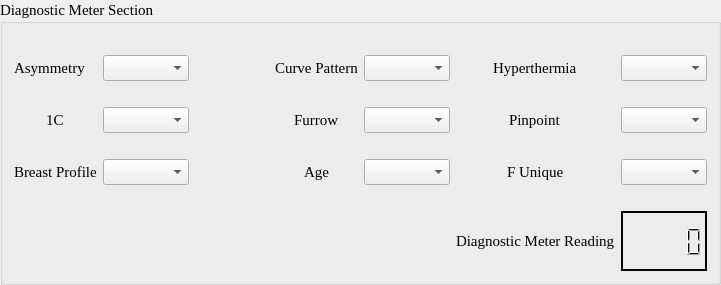
         <widget class="QGroupBox" name="patientDiagnosticSection">
          <property name="sizePolicy">
           <sizepolicy hsizetype="MinimumExpanding" vsizetype="Preferred">
            <horstretch>0</horstretch>
            <verstretch>0</verstretch>
           </sizepolicy>
          </property>
          <property name="minimumSize">
           <size>
            <width>0</width>
            <height>0</height>
           </size>
          </property>
          <property name="font">
           <font>
            <family>Times New Roman</family>
            <pointsize>11</pointsize>
            <italic>false</italic>
           </font>
          </property>
          <property name="title">
           <string>Diagnostic Meter Section</string>
          </property>
          <layout class="QGridLayout" name="gridLayout_4">
           <item row="5" column="1">
            <widget class="QComboBox" name="diagnosticBreastProfileField">
             <property name="sizePolicy">
              <sizepolicy hsizetype="MinimumExpanding" vsizetype="Fixed">
               <horstretch>0</horstretch>
               <verstretch>0</verstretch>
              </sizepolicy>
             </property>
            </widget>
           </item>
           <item row="3" column="0" alignment="Qt::AlignHCenter">
            <widget class="QLabel" name="diagnostic1CLabel">
             <property name="sizePolicy">
              <sizepolicy hsizetype="Fixed" vsizetype="Fixed">
               <horstretch>0</horstretch>
               <verstretch>0</verstretch>
              </sizepolicy>
             </property>
             <property name="text">
              <string>1C</string>
             </property>
            </widget>
           </item>
           <item row="1" column="0">
            <widget class="QLabel" name="diagnosticAsymmetryLabel">
             <property name="sizePolicy">
              <sizepolicy hsizetype="Fixed" vsizetype="Fixed">
               <horstretch>0</horstretch>
               <verstretch>0</verstretch>
              </sizepolicy>
             </property>
             <property name="text">
              <string>Asymmetry</string>
             </property>
            </widget>
           </item>
           <item row="4" column="0">
            <spacer name="verticalSpacer_6">
             <property name="orientation">
              <enum>Qt::Vertical</enum>
             </property>
             <property name="sizeType">
              <enum>QSizePolicy::Fixed</enum>
             </property>
             <property name="sizeHint" stdset="0">
              <size>
               <width>20</width>
               <height>20</height>
              </size>
             </property>
            </spacer>
           </item>
           <item row="0" column="0">
            <spacer name="verticalSpacer_11">
             <property name="orientation">
              <enum>Qt::Vertical</enum>
             </property>
             <property name="sizeType">
              <enum>QSizePolicy::Fixed</enum>
             </property>
             <property name="sizeHint" stdset="0">
              <size>
               <width>20</width>
               <height>20</height>
              </size>
             </property>
            </spacer>
           </item>
           <item row="1" column="4">
            <widget class="QComboBox" name="diagnosticCurvePatternField">
             <property name="sizePolicy">
              <sizepolicy hsizetype="MinimumExpanding" vsizetype="Fixed">
               <horstretch>0</horstretch>
               <verstretch>0</verstretch>
              </sizepolicy>
             </property>
            </widget>
           </item>
           <item row="3" column="1">
            <widget class="QComboBox" name="diagnostic1CField">
             <property name="sizePolicy">
              <sizepolicy hsizetype="MinimumExpanding" vsizetype="Fixed">
               <horstretch>0</horstretch>
               <verstretch>0</verstretch>
              </sizepolicy>
             </property>
            </widget>
           </item>
           <item row="5" column="0">
            <widget class="QLabel" name="diagnosticBreastProfileLabel">
             <property name="text">
              <string>Breast Profile</string>
             </property>
            </widget>
           </item>
           <item row="3" column="6">
            <widget class="QComboBox" name="diagnosticPinpointField">
             <property name="sizePolicy">
              <sizepolicy hsizetype="MinimumExpanding" vsizetype="Fixed">
               <horstretch>0</horstretch>
               <verstretch>0</verstretch>
              </sizepolicy>
             </property>
            </widget>
           </item>
           <item row="7" column="5" alignment="Qt::AlignHCenter">
            <widget class="QLabel" name="diagnosticMeterReadingLabel">
             <property name="sizePolicy">
              <sizepolicy hsizetype="Fixed" vsizetype="Fixed">
               <horstretch>0</horstretch>
               <verstretch>0</verstretch>
              </sizepolicy>
             </property>
             <property name="minimumSize">
              <size>
               <width>0</width>
               <height>0</height>
              </size>
             </property>
             <property name="text">
              <string>Diagnostic Meter Reading</string>
             </property>
            </widget>
           </item>
           <item row="5" column="5" alignment="Qt::AlignHCenter">
            <widget class="QLabel" name="diagnosticFUniqueLabel">
             <property name="sizePolicy">
              <sizepolicy hsizetype="Fixed" vsizetype="Fixed">
               <horstretch>0</horstretch>
               <verstretch>0</verstretch>
              </sizepolicy>
             </property>
             <property name="text">
              <string>F Unique</string>
             </property>
            </widget>
           </item>
           <item row="1" column="5" alignment="Qt::AlignHCenter">
            <widget class="QLabel" name="diagnosticHyperthermiaLabel">
             <property name="sizePolicy">
              <sizepolicy hsizetype="Fixed" vsizetype="Fixed">
               <horstretch>0</horstretch>
               <verstretch>0</verstretch>
              </sizepolicy>
             </property>
             <property name="text">
              <string>Hyperthermia</string>
             </property>
            </widget>
           </item>
           <item row="7" column="6">
            <widget class="QLCDNumber" name="diagnosticMeterReadingField">
             <property name="sizePolicy">
              <sizepolicy hsizetype="MinimumExpanding" vsizetype="Fixed">
               <horstretch>0</horstretch>
               <verstretch>0</verstretch>
              </sizepolicy>
             </property>
             <property name="minimumSize">
              <size>
               <width>0</width>
               <height>60</height>
              </size>
             </property>
             <property name="frameShape">
              <enum>QFrame::WinPanel</enum>
             </property>
             <property name="frameShadow">
              <enum>QFrame::Plain</enum>
             </property>
             <property name="lineWidth">
              <number>5</number>
             </property>
             <property name="midLineWidth">
              <number>0</number>
             </property>
             <property name="smallDecimalPoint">
              <bool>false</bool>
             </property>
             <property name="intValue" stdset="0">
              <number>0</number>
             </property>
            </widget>
           </item>
           <item row="6" column="0">
            <spacer name="verticalSpacer_7">
             <property name="orientation">
              <enum>Qt::Vertical</enum>
             </property>
             <property name="sizeType">
              <enum>QSizePolicy::Fixed</enum>
             </property>
             <property name="sizeHint" stdset="0">
              <size>
               <width>20</width>
               <height>20</height>
              </size>
             </property>
            </spacer>
           </item>
           <item row="1" column="1">
            <widget class="QComboBox" name="diagnosticAsymmetryField">
             <property name="sizePolicy">
              <sizepolicy hsizetype="MinimumExpanding" vsizetype="Fixed">
               <horstretch>0</horstretch>
               <verstretch>0</verstretch>
              </sizepolicy>
             </property>
            </widget>
           </item>
           <item row="3" column="3" alignment="Qt::AlignHCenter">
            <widget class="QLabel" name="diagnosticFurrowLabel">
             <property name="sizePolicy">
              <sizepolicy hsizetype="Fixed" vsizetype="Fixed">
               <horstretch>0</horstretch>
               <verstretch>0</verstretch>
              </sizepolicy>
             </property>
             <property name="text">
              <string>Furrow</string>
             </property>
            </widget>
           </item>
           <item row="3" column="5" alignment="Qt::AlignHCenter">
            <widget class="QLabel" name="diagnosticPinpointLabel">
             <property name="sizePolicy">
              <sizepolicy hsizetype="Fixed" vsizetype="Fixed">
               <horstretch>0</horstretch>
               <verstretch>0</verstretch>
              </sizepolicy>
             </property>
             <property name="text">
              <string>Pinpoint</string>
             </property>
            </widget>
           </item>
           <item row="1" column="2">
            <spacer name="horizontalSpacer_12">
             <property name="orientation">
              <enum>Qt::Horizontal</enum>
             </property>
             <property name="sizeType">
              <enum>QSizePolicy::Fixed</enum>
             </property>
             <property name="sizeHint" stdset="0">
              <size>
               <width>80</width>
               <height>20</height>
              </size>
             </property>
            </spacer>
           </item>
           <item row="5" column="6">
            <widget class="QComboBox" name="diagnosticFUniqueField">
             <property name="sizePolicy">
              <sizepolicy hsizetype="MinimumExpanding" vsizetype="Fixed">
               <horstretch>0</horstretch>
               <verstretch>0</verstretch>
              </sizepolicy>
             </property>
            </widget>
           </item>
           <item row="5" column="2">
            <spacer name="horizontalSpacer_16">
             <property name="orientation">
              <enum>Qt::Horizontal</enum>
             </property>
             <property name="sizeType">
              <enum>QSizePolicy::Fixed</enum>
             </property>
             <property name="sizeHint" stdset="0">
              <size>
               <width>80</width>
               <height>20</height>
              </size>
             </property>
            </spacer>
           </item>
           <item row="3" column="4">
            <widget class="QComboBox" name="diagnosticFurrowField">
             <property name="sizePolicy">
              <sizepolicy hsizetype="MinimumExpanding" vsizetype="Fixed">
               <horstretch>0</horstretch>
               <verstretch>0</verstretch>
              </sizepolicy>
             </property>
            </widget>
           </item>
           <item row="2" column="0">
            <spacer name="verticalSpacer_5">
             <property name="orientation">
              <enum>Qt::Vertical</enum>
             </property>
             <property name="sizeType">
              <enum>QSizePolicy::Fixed</enum>
             </property>
             <property name="sizeHint" stdset="0">
              <size>
               <width>20</width>
               <height>20</height>
              </size>
             </property>
            </spacer>
           </item>
           <item row="1" column="3">
            <widget class="QLabel" name="diagnosticCurvePatternLabel">
             <property name="sizePolicy">
              <sizepolicy hsizetype="Fixed" vsizetype="Fixed">
               <horstretch>0</horstretch>
               <verstretch>0</verstretch>
              </sizepolicy>
             </property>
             <property name="text">
              <string>Curve Pattern</string>
             </property>
            </widget>
           </item>
           <item row="5" column="4">
            <widget class="QComboBox" name="diagnosticAgeField">
             <property name="sizePolicy">
              <sizepolicy hsizetype="MinimumExpanding" vsizetype="Fixed">
               <horstretch>0</horstretch>
               <verstretch>0</verstretch>
              </sizepolicy>
             </property>
            </widget>
           </item>
           <item row="1" column="6">
            <widget class="QComboBox" name="diagnosticHyperthermiaField">
             <property name="sizePolicy">
              <sizepolicy hsizetype="MinimumExpanding" vsizetype="Fixed">
               <horstretch>0</horstretch>
               <verstretch>0</verstretch>
              </sizepolicy>
             </property>
             <property name="minimumSize">
              <size>
               <width>0</width>
               <height>0</height>
              </size>
             </property>
            </widget>
           </item>
           <item row="5" column="3" alignment="Qt::AlignHCenter">
            <widget class="QLabel" name="diagnosticAgeLabel">
             <property name="text">
              <string>Age</string>
             </property>
            </widget>
           </item>
           <item row="3" column="2">
            <spacer name="horizontalSpacer_14">
             <property name="orientation">
              <enum>Qt::Horizontal</enum>
             </property>
             <property name="sizeType">
              <enum>QSizePolicy::Fixed</enum>
             </property>
             <property name="sizeHint" stdset="0">
              <size>
               <width>80</width>
               <height>20</height>
              </size>
             </property>
            </spacer>
           </item>
          </layout>
         </widget>
